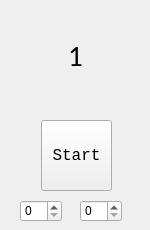
<?xml version="1.0" encoding="UTF-8"?>
<ui version="4.0">
 <class>Form</class>
 <widget class="QWidget" name="Form">
  <property name="geometry">
   <rect>
    <x>0</x>
    <y>0</y>
    <width>150</width>
    <height>230</height>
   </rect>
  </property>
  <property name="minimumSize">
   <size>
    <width>150</width>
    <height>230</height>
   </size>
  </property>
  <property name="maximumSize">
   <size>
    <width>300</width>
    <height>230</height>
   </size>
  </property>
  <property name="windowTitle">
   <string>Random</string>
  </property>
  <property name="windowIcon">
   <iconset>
    <normaloff>favicon.ico</normaloff>favicon.ico</iconset>
  </property>
  <widget class="QPushButton" name="pushButton">
   <property name="enabled">
    <bool>true</bool>
   </property>
   <property name="geometry">
    <rect>
     <x>41</x>
     <y>120</y>
     <width>71</width>
     <height>71</height>
    </rect>
   </property>
   <property name="font">
    <font>
     <family>Consolas</family>
     <pointsize>12</pointsize>
    </font>
   </property>
   <property name="text">
    <string>Start</string>
   </property>
  </widget>
  <widget class="QLabel" name="label">
   <property name="geometry">
    <rect>
     <x>50</x>
     <y>31</y>
     <width>51</width>
     <height>51</height>
    </rect>
   </property>
   <property name="font">
    <font>
     <family>Calibri</family>
     <pointsize>22</pointsize>
    </font>
   </property>
   <property name="text">
    <string>&lt;html&gt;&lt;head/&gt;&lt;body&gt;&lt;p align=&quot;center&quot;&gt;1&lt;/p&gt;&lt;/body&gt;&lt;/html&gt;</string>
   </property>
  </widget>
  <widget class="QSpinBox" name="spinBoxMinimum">
   <property name="geometry">
    <rect>
     <x>20</x>
     <y>200</y>
     <width>42</width>
     <height>22</height>
    </rect>
   </property>
  </widget>
  <widget class="QSpinBox" name="spinBoxMaximum">
   <property name="geometry">
    <rect>
     <x>80</x>
     <y>200</y>
     <width>42</width>
     <height>22</height>
    </rect>
   </property>
  </widget>
  <widget class="QSpinBox" name="spinBoxPY">
   <property name="geometry">
    <rect>
     <x>200</x>
     <y>70</y>
     <width>51</width>
     <height>21</height>
    </rect>
   </property>
  </widget>
  <widget class="QLabel" name="label_2">
   <property name="geometry">
    <rect>
     <x>200</x>
     <y>30</y>
     <width>61</width>
     <height>21</height>
    </rect>
   </property>
   <property name="text">
    <string>PY交易</string>
   </property>
  </widget>
 </widget>
 <resources/>
 <connections>
  <connection>
   <sender>pushButton</sender>
   <signal>clicked()</signal>
   <receiver>Form</receiver>
   <slot>UpdateText()</slot>
   <hints>
    <hint type="sourcelabel">
     <x>70</x>
     <y>142</y>
    </hint>
    <hint type="destinationlabel">
     <x>23</x>
     <y>102</y>
    </hint>
   </hints>
  </connection>
  <connection>
   <sender>spinBoxMinimum</sender>
   <signal>editingFinished()</signal>
   <receiver>Form</receiver>
   <slot>Min()</slot>
   <hints>
    <hint type="sourcelabel">
     <x>26</x>
     <y>209</y>
    </hint>
    <hint type="destinationlabel">
     <x>6</x>
     <y>203</y>
    </hint>
   </hints>
  </connection>
  <connection>
   <sender>spinBoxMaximum</sender>
   <signal>editingFinished()</signal>
   <receiver>Form</receiver>
   <slot>Max()</slot>
   <hints>
    <hint type="sourcelabel">
     <x>99</x>
     <y>212</y>
    </hint>
    <hint type="destinationlabel">
     <x>138</x>
     <y>193</y>
    </hint>
   </hints>
  </connection>
  <connection>
   <sender>spinBoxPY</sender>
   <signal>editingFinished()</signal>
   <receiver>Form</receiver>
   <slot>pychanged()</slot>
   <hints>
    <hint type="sourcelabel">
     <x>214</x>
     <y>81</y>
    </hint>
    <hint type="destinationlabel">
     <x>149</x>
     <y>128</y>
    </hint>
   </hints>
  </connection>
 </connections>
 <slots>
  <slot>UpdateText()</slot>
  <slot>Min()</slot>
  <slot>Max()</slot>
  <slot>pychanged()</slot>
 </slots>
</ui>
